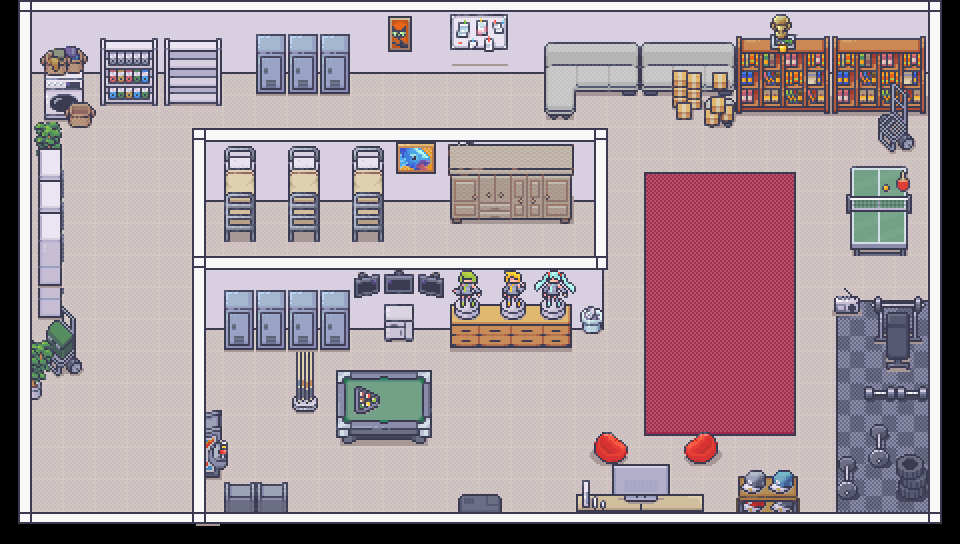

This game map was drawn from its Tiled (.tmx) file and the tilesets committed beside it. A one-line description and the trimmed map source follow:
An orthogonal 30x17 tile map with 32x32 px tiles, 7 tile layers (Floor, Floor2, Walls, Decoration, ...), 2 hidden layers not drawn.

<map version="1.10" tiledversion="1.11.2" orientation="orthogonal" renderorder="right-down" width="30" height="17" tilewidth="32" tileheight="32" infinite="0" nextlayerid="10" nextobjectid="1">
 <tileset firstgid="1" source="../../tilesets/tsx/Interiors_32x32.tsx" />
 <layer id="1" name="Floor" width="30" height="17">
  <data>[510 cells, 448 non-empty, 1 distinct tile ids]</data>
 </layer>
 <layer id="7" name="Floor2" width="30" height="17">
  <data>[510 cells, 68 non-empty, 15 distinct tile ids]</data>
 </layer>
 <layer id="4" name="Walls" width="30" height="17">
  <data>[510 cells, 165 non-empty, 7 distinct tile ids]</data>
 </layer>
 <layer id="5" name="Decoration" width="30" height="17">
  <data>[510 cells, 183 non-empty, 139 distinct tile ids]</data>
 </layer>
 <layer id="6" name="Decoration2" width="30" height="17">
  <data>[510 cells, 45 non-empty, 43 distinct tile ids]</data>
 </layer>
 <layer id="2" name="Ceiling" width="30" height="17">
  <data>[510 cells, 130 non-empty, 5 distinct tile ids]</data>
 </layer>
 <layer id="3" name="Ceiling2" width="30" height="17">
  <data>[510 cells, 5 non-empty, 2 distinct tile ids]</data>
 </layer>
 <layer id="8" name="Colissions" width="30" height="17" visible="0">
  <data>[510 cells, 276 non-empty, 1 distinct tile ids]</data>
 </layer>
 <layer id="9" name="Down level" width="30" height="17" visible="0">
  <data>[510 cells, 2 non-empty, 1 distinct tile ids]</data>
 </layer>
</map>
